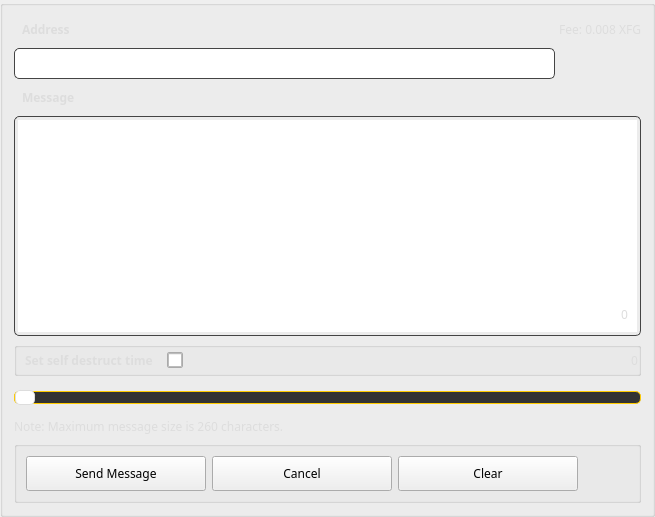
       <widget class="QGroupBox" name="newMessageBox">
        <property name="styleSheet">
         <string notr="true"/>
        </property>
        <property name="title">
         <string/>
        </property>
        <layout class="QGridLayout" name="gridLayout_10">
         <item row="0" column="0" colspan="2">
          <widget class="QLabel" name="adressLabel_2">
           <property name="minimumSize">
            <size>
             <width>0</width>
             <height>25</height>
            </size>
           </property>
           <property name="font">
            <font>
             <family>Poppins</family>
             <weight>75</weight>
             <bold>true</bold>
            </font>
           </property>
           <property name="styleSheet">
            <string notr="true">color: #ddd;


font-weight: bold;
border: none;
padding-left: 5px</string>
           </property>
           <property name="text">
            <string>Address</string>
           </property>
          </widget>
         </item>
         <item row="0" column="2" colspan="3">
          <widget class="QLabel" name="m_messageFee">
           <property name="sizePolicy">
            <sizepolicy hsizetype="Expanding" vsizetype="Preferred">
             <horstretch>0</horstretch>
             <verstretch>0</verstretch>
            </sizepolicy>
           </property>
           <property name="minimumSize">
            <size>
             <width>100</width>
             <height>25</height>
            </size>
           </property>
           <property name="maximumSize">
            <size>
             <width>16777215</width>
             <height>16777215</height>
            </size>
           </property>
           <property name="font">
            <font>
             <family>Poppins</family>
            </font>
           </property>
           <property name="styleSheet">
            <string notr="true">color: #ddd;  
border: none;</string>
           </property>
           <property name="text">
            <string notr="true">Fee: 0.008 XFG</string>
           </property>
           <property name="alignment">
            <set>Qt::AlignRight|Qt::AlignTrailing|Qt::AlignVCenter</set>
           </property>
          </widget>
         </item>
         <item row="1" column="0" colspan="4">
          <widget class="QLineEdit" name="m_addressMessageEdit">
           <property name="minimumSize">
            <size>
             <width>0</width>
             <height>31</height>
            </size>
           </property>
           <property name="font">
            <font>
             <family>Poppins</family>
            </font>
           </property>
           <property name="styleSheet">
            <string notr="true">padding: 3px; border: 1px solid #444; border-radius: 5px;   color: #aaa;</string>
           </property>
           <property name="text">
            <string/>
           </property>
          </widget>
         </item>
         <item row="1" column="4">
          <widget class="QPushButton" name="m_addressBookMessageButton">
           <property name="minimumSize">
            <size>
             <width>25</width>
             <height>25</height>
            </size>
           </property>
           <property name="maximumSize">
            <size>
             <width>80</width>
             <height>25</height>
            </size>
           </property>
           <property name="font">
            <font>
             <family>Poppins</family>
            </font>
           </property>
           <property name="styleSheet">
            <string notr="true">border: none;</string>
           </property>
           <property name="text">
            <string/>
           </property>
           <property name="icon">
            <iconset resource="../../resources.qrc">
             <normaloff>:/icons/address-book</normaloff>:/icons/address-book</iconset>
           </property>
          </widget>
         </item>
         <item row="2" column="0" colspan="2">
          <widget class="QLabel" name="messageLabel">
           <property name="minimumSize">
            <size>
             <width>0</width>
             <height>25</height>
            </size>
           </property>
           <property name="font">
            <font>
             <family>Poppins</family>
             <weight>75</weight>
             <bold>true</bold>
            </font>
           </property>
           <property name="styleSheet">
            <string notr="true">color: #ddd;


font-weight: bold;
border: none;
padding-left: 5px</string>
           </property>
           <property name="text">
            <string>Message</string>
           </property>
          </widget>
         </item>
         <item row="3" column="0" rowspan="4" colspan="5">
          <widget class="QTextEdit" name="m_messageTextEdit">
           <property name="minimumSize">
            <size>
             <width>0</width>
             <height>220</height>
            </size>
           </property>
           <property name="maximumSize">
            <size>
             <width>16777215</width>
             <height>16777215</height>
            </size>
           </property>
           <property name="font">
            <font>
             <family>Poppins</family>
            </font>
           </property>
           <property name="styleSheet">
            <string notr="true">padding: 3px; border: 1px solid #444; border-radius: 5px;   color: #aaa;</string>
           </property>
           <property name="html">
            <string notr="true">&lt;!DOCTYPE HTML PUBLIC &quot;-//W3C//DTD HTML 4.0//EN&quot; &quot;http://www.w3.org/TR/REC-html40/strict.dtd&quot;&gt;
&lt;html&gt;&lt;head&gt;&lt;meta name=&quot;qrichtext&quot; content=&quot;1&quot; /&gt;&lt;style type=&quot;text/css&quot;&gt;
p, li { white-space: pre-wrap; }
&lt;/style&gt;&lt;/head&gt;&lt;body style=&quot; font-family:'Poppins'; font-size:11pt; font-weight:400; font-style:normal;&quot;&gt;
&lt;p style=&quot;-qt-paragraph-type:empty; margin-top:0px; margin-bottom:0px; margin-left:0px; margin-right:0px; -qt-block-indent:0; text-indent:0px; font-family:'.Helvetica Neue DeskInterface'; font-size:13pt;&quot;&gt;&lt;br /&gt;&lt;/p&gt;&lt;/body&gt;&lt;/html&gt;</string>
           </property>
           <property name="acceptRichText">
            <bool>false</bool>
           </property>
          </widget>
         </item>
         <item row="6" column="0" colspan="5">
          <widget class="QLabel" name="m_messageLength">
           <property name="sizePolicy">
            <sizepolicy hsizetype="Preferred" vsizetype="Preferred">
             <horstretch>0</horstretch>
             <verstretch>0</verstretch>
            </sizepolicy>
           </property>
           <property name="maximumSize">
            <size>
             <width>16777215</width>
             <height>16777215</height>
            </size>
           </property>
           <property name="font">
            <font>
             <family>Poppins</family>
            </font>
           </property>
           <property name="styleSheet">
            <string notr="true">color: #ddd;  
        border: none; margin: 10px;</string>
           </property>
           <property name="text">
            <string>0</string>
           </property>
           <property name="alignment">
            <set>Qt::AlignBottom|Qt::AlignRight|Qt::AlignTrailing</set>
           </property>
          </widget>
         </item>
         <item row="7" column="0" colspan="5">
          <widget class="QGroupBox" name="horizontalGroupBox">
           <property name="sizePolicy">
            <sizepolicy hsizetype="Expanding" vsizetype="Preferred">
             <horstretch>0</horstretch>
             <verstretch>0</verstretch>
            </sizepolicy>
           </property>
           <layout class="QHBoxLayout" name="horizontalLayout_6">
            <property name="spacing">
             <number>10</number>
            </property>
            <property name="leftMargin">
             <number>0</number>
            </property>
            <property name="topMargin">
             <number>0</number>
            </property>
            <property name="rightMargin">
             <number>0</number>
            </property>
            <property name="bottomMargin">
             <number>0</number>
            </property>
            <item>
             <widget class="QLabel" name="selfDestuctLabel">
              <property name="sizePolicy">
               <sizepolicy hsizetype="Minimum" vsizetype="Preferred">
                <horstretch>0</horstretch>
                <verstretch>0</verstretch>
               </sizepolicy>
              </property>
              <property name="minimumSize">
               <size>
                <width>0</width>
                <height>25</height>
               </size>
              </property>
              <property name="font">
               <font>
                <family>Poppins</family>
                <weight>75</weight>
                <bold>true</bold>
               </font>
              </property>
              <property name="styleSheet">
               <string notr="true">color: #ddd;   font-weight: bold;
border: none;
padding-left: 5px</string>
              </property>
              <property name="text">
               <string>Set self destruct time</string>
              </property>
             </widget>
            </item>
            <item>
             <widget class="QCheckBox" name="m_ttlCheck">
              <property name="sizePolicy">
            <sizepolicy hsizetype="Preferred" vsizetype="Preferred">
                <horstretch>0</horstretch>
                <verstretch>0</verstretch>
               </sizepolicy>
              </property>
              <property name="minimumSize">
               <size>
                <width>16</width>
                <height>16</height>
               </size>
              </property>
              <property name="maximumSize">
               <size>
                <width>16</width>
                <height>16</height>
               </size>
              </property>
              <property name="font">
               <font>
                <family>Poppins</family>
                <weight>75</weight>
                <bold>true</bold>
               </font>
              </property>
              <property name="toolTip">
               <string>Do not include message in blockchain</string>
              </property>
              <property name="styleSheet">
               <string notr="true">border: 1px solid #aaa; 
color: white;
border-radius: 2px;</string>
              </property>
             </widget>
            </item>
            <item>
             <spacer name="horizontalSpacer_9">
              <property name="orientation">
               <enum>Qt::Horizontal</enum>
              </property>
              <property name="sizeHint" stdset="0">
               <size>
                <width>40</width>
                <height>20</height>
               </size>
              </property>
             </spacer>
            </item>
            <item>
             <widget class="QLabel" name="m_ttlLabel">
              <property name="sizePolicy">
            <sizepolicy hsizetype="Preferred" vsizetype="Preferred">
                <horstretch>0</horstretch>
                <verstretch>0</verstretch>
               </sizepolicy>
              </property>
              <property name="minimumSize">
               <size>
                <width>0</width>
                <height>25</height>
               </size>
              </property>
              <property name="font">
               <font>
                <family>Poppins</family>
               </font>
              </property>
              <property name="styleSheet">
               <string notr="true">color: #ddd;  
border: none;</string>
              </property>
              <property name="text">
               <string>0</string>
              </property>
              <property name="alignment">
               <set>Qt::AlignRight|Qt::AlignTrailing|Qt::AlignVCenter</set>
              </property>
             </widget>
            </item>
           </layout>
          </widget>
         </item>
         <item row="8" column="0" colspan="5">
          <widget class="QSlider" name="m_ttlSlider">
           <property name="sizePolicy">
            <sizepolicy hsizetype="Expanding" vsizetype="Preferred">
             <horstretch>0</horstretch>
             <verstretch>0</verstretch>
            </sizepolicy>
           </property>
           <property name="minimumSize">
            <size>
             <width>0</width>
             <height>30</height>
            </size>
           </property>
           <property name="styleSheet">
            <string notr="true">QSlider::groove:horizontal#m_ttlSlider {
    border: 1px solid #ffcb00;
    border-radius: 5px;
    height: 11px;
    background: #333;
}

QSlider::handle:horizontal#m_ttlSlider {
    background: #fff;
    border: 1px solid #ddd;
    width: 18px;
    margin: -2px 0;
    border-radius: 5px;
}

QSlider::sub-page:horizontal#m_ttlSlider {
    background: #ffcb00;
    border-radius: 5px;
}</string>
           </property>
           <property name="singleStep">
            <number>300</number>
           </property>
           <property name="orientation">
            <enum>Qt::Horizontal</enum>
           </property>
           <property name="tickInterval">
            <number>1</number>
           </property>
          </widget>
         </item>
         <item row="10" column="0" colspan="5">
          <widget class="QGroupBox" name="horizontalGroupBox_sendMessageButtons">
           <layout class="QHBoxLayout" name="horizontalLayout_4">
            <item>
             <widget class="QPushButton" name="b1_sendMessageButton">
              <property name="minimumSize">
               <size>
                <width>180</width>
                <height>35</height>
               </size>
              </property>
              <property name="maximumSize">
               <size>
                <width>180</width>
                <height>35</height>
               </size>
              </property>
              <property name="font">
               <font>
                <family>Poppins</family>
               </font>
              </property>
              <property name="styleSheet">
               <string notr="true">/* This button style is handled automatically by OverviewFrame:setStyles() (in OverviewFrame.cpp) */</string>
              </property>
              <property name="text">
               <string>Send Message</string>
              </property>
             </widget>
            </item>
            <item>
             <widget class="QPushButton" name="b1_cancelMessageButton">
              <property name="minimumSize">
               <size>
                <width>180</width>
                <height>35</height>
               </size>
              </property>
              <property name="maximumSize">
               <size>
                <width>180</width>
                <height>35</height>
               </size>
              </property>
              <property name="font">
               <font>
                <family>Poppins</family>
               </font>
              </property>
              <property name="styleSheet">
               <string notr="true">/* This button style is handled automatically by OverviewFrame:setStyles() (in OverviewFrame.cpp) */</string>
              </property>
              <property name="text">
               <string>Cancel</string>
              </property>
             </widget>
            </item>
            <item>
             <widget class="QPushButton" name="b1_clearMessageButton">
              <property name="minimumSize">
               <size>
                <width>180</width>
                <height>35</height>
               </size>
              </property>
              <property name="maximumSize">
               <size>
                <width>180</width>
                <height>35</height>
               </size>
              </property>
              <property name="font">
               <font>
                <family>Poppins</family>
               </font>
              </property>
              <property name="cursor">
               <cursorShape>ArrowCursor</cursorShape>
              </property>
              <property name="styleSheet">
               <string notr="true">/* This button style is handled automatically by OverviewFrame:setStyles() (in OverviewFrame.cpp) */</string>
              </property>
              <property name="text">
               <string>Clear</string>
              </property>
             </widget>
            </item>
            <item>
             <spacer name="horizontalSpacer_8">
              <property name="orientation">
               <enum>Qt::Horizontal</enum>
              </property>
              <property name="sizeHint" stdset="0">
               <size>
                <width>40</width>
                <height>20</height>
               </size>
              </property>
             </spacer>
            </item>
           </layout>
          </widget>
         </item>
         <item row="9" column="0" colspan="2">
          <widget class="QLabel" name="adressLabel_3">
           <property name="sizePolicy">
            <sizepolicy hsizetype="Preferred" vsizetype="Preferred">
             <horstretch>0</horstretch>
             <verstretch>0</verstretch>
            </sizepolicy>
           </property>
           <property name="font">
            <font>
             <family>Poppins</family>
            </font>
           </property>
           <property name="styleSheet">
            <string notr="true">color: #ddd;  
border: none;</string>
           </property>
           <property name="text">
            <string>Note: Maximum message size is 260 characters.</string>
           </property>
           <property name="alignment">
            <set>Qt::AlignLeading|Qt::AlignLeft|Qt::AlignTop</set>
           </property>
          </widget>
         </item>
        </layout>
       </widget>
